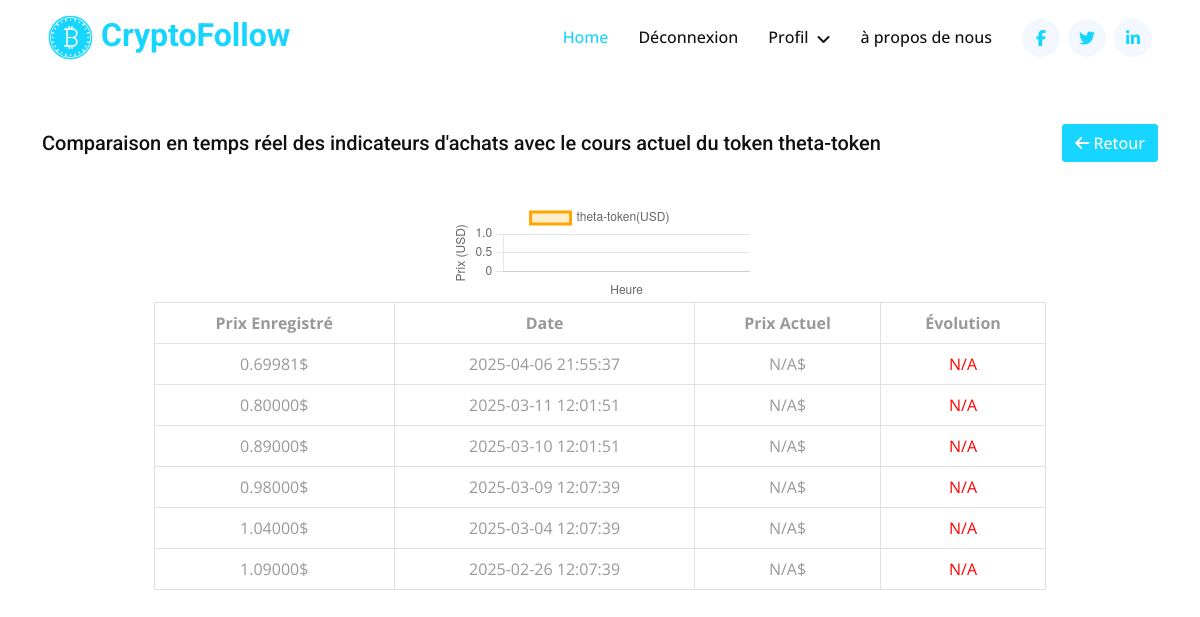
The page /compare_indicators.php?crypto=theta-token (signed in) on the database its author committed.
### tables this page shows
CREATE TABLE indicators (
  id INT(11) NOT NULL AUTO_INCREMENT,
  crypto VARCHAR(50) NOT NULL,
  price DECIMAL(10,5) NOT NULL,
  date DATETIME NOT NULL,
  id_u INT(11) NOT NULL,
  qte DECIMAL(10,5) NOT NULL,
  type VARCHAR(10) NOT NULL,
  PRIMARY KEY (id),
  KEY id_u (id_u)
);

### compare_indicators.php (the view, shortened to what this page needs)
<!DOCTYPE html>
<?php
$config = include 'config.php';
include('head.php');
include('nav-bar.php');
if (isset($_SESSION['id_u'])) {
    if (isset($_GET['crypto'])) {
        $selectedCrypto = $_GET['crypto'] ?? 'bitcoin';
    }
    $id = $_SESSION['id_u'];
    try {
        $pdo = new PDO(
            "mysql:host={$config['db']['host']};dbname={$config['db']['dbname']};charset=utf8",
            $config['db']['user'],
            $config['db']['pass'],
            [PDO::ATTR_ERRMODE => PDO::ERRMODE_EXCEPTION]
        );
        $stmt = $pdo->prepare("SELECT * FROM indicators WHERE id_u = :id AND crypto = :crypto AND type = 'Achat' ORDER BY date DESC");
        $stmt->execute(['id' => $id, 'crypto' => $selectedCrypto]);
        $indicators = $stmt->fetchAll(PDO::FETCH_ASSOC);
        $cryptoPrices = [];
?>
<div class="container mt-5">
    <div class="d-flex justify-content-between align-items-center mb-3">
    <h5 class="mb-0">
        Comparaison en temps réel des indicateurs d'achats avec le cours actuel du token <?php echo $selectedCrypto; ?>
    </h5>
    <a href="markers_crypto.php" class="btn btn-primary">
        <i class="fas fa-arrow-left"></i> Retour
    </a>
    </div>
    <canvas id="cryptoChart" height="100"></canvas>
    <?php if (count($indicators) === 0): ?>
        <div class="alert alert-info text-center" role="alert">
            Vous n'avez pas d'indicateur actuellement pour cette cryptomonnaie.
        </div>
    <?php else: ?>
        <table class="table table-bordered" style="width:80%; margin:0 auto; text-align:center;">
            <thead>
                <tr>
                    <th>Prix Enregistré</th>
                    <th>Date</th>
                    <th>Prix Actuel</th>
                    <th>Évolution</th>
                </tr>
            </thead>
            <tbody>
                <?php foreach ($indicators as $indicator): ?>
                    <?php
                        $crypto = $indicator['crypto'];
                        $oldPrice = $indicator['price'];
                        $currentPrice = $cryptoPrices[$crypto] ?? 'N/A';
                        $difference = ($currentPrice !== 'N/A') ? $currentPrice - $oldPrice : 'N/A';
                        $color = ($difference !== 'N/A' && $difference >= 0) ? 'green' : 'red';
                    ?>
                    <tr>
                        <td><?php echo htmlspecialchars($oldPrice); ?>$</td>
                        <td><?php echo htmlspecialchars($indicator['date']); ?></td>
                        <td data-crypto="<?php echo $crypto; ?>"><?php echo htmlspecialchars($currentPrice); ?>$</td>
                        <td id="evolution-<?php echo $crypto; ?>" data-old="<?php echo $oldPrice; ?>" style="color:<?php echo $color; ?>">
                            <?php echo ($difference !== 'N/A' ? htmlspecialchars($difference) . " $" : 'N/A'); ?>
                        </td>
                    </tr>
                <?php endforeach; ?>
            </tbody>
        </table>
    <?php endif; ?>
</div>
</body>
</html>
<?php
    } catch (Exception $e) {
        echo "Erreur: " . $e->getMessage();
    }
} else {
    header('Location: log-in.php');
    exit();
}
?>

### head.php (shortened to what this page needs)
<!DOCTYPE html>
<html lang="en">
<head>
    <link href="https://cdnjs.cloudflare.com/ajax/libs/font-awesome/5.10.0/css/all.min.css" rel="stylesheet">
    <link href="https://cdn.jsdelivr.net/npm/bootstrap-icons@1.4.1/font/bootstrap-icons.css" rel="stylesheet">
    <link href="lib/animate/animate.min.css" rel="stylesheet">
    <link href="lib/owlcarousel/assets/owl.carousel.min.css" rel="stylesheet">
    <link href="css/bootstrap.min.css" rel="stylesheet">
    <link href="css/style.css" rel="stylesheet">
</head>

### nav-bar.php (shortened to what this page needs)
<nav class="navbar navbar-expand-lg bg-white navbar-light sticky-top p-0 px-4 px-lg-5">
        <a href="index.php" class="navbar-brand d-flex align-items-center">
            <h2 class="m-0 text-primary"><img class="img-fluid me-2" src="img/icon-1.png" alt="" style="width: 45px;">CryptoFollow</h2>
        </a>
        <div class="collapse navbar-collapse" id="navbarCollapse">
            <div class="navbar-nav ms-auto py-4 py-lg-0">
                <a href="index.php" class="nav-item nav-link active">Home</a>
            <?php if(isset($_SESSION['id_u'])) { ?><a href="logout.php" class="nav-item nav-link">Déconnexion</a>
                <div class="nav-item dropdown">
                    <a href="#" class="nav-link dropdown-toggle" data-bs-toggle="dropdown">Profil</a>
                </div>
            <?php }
            else {?>
                <a href="log-in.php" class="nav-item nav-link">Se connecter / s'inscrire</a>
            <?php }?>
                <a href="#" class="nav-item nav-link">à propos de nous</a>
            </div>
            <div class="h-100 d-lg-inline-flex align-items-center d-none">
                <a class="btn btn-square rounded-circle bg-light text-primary me-2" href=""><i class="fab fa-facebook-f"></i></a>
                <a class="btn btn-square rounded-circle bg-light text-primary me-2" href=""><i class="fab fa-twitter"></i></a>
                <a class="btn btn-square rounded-circle bg-light text-primary me-0" href=""><i class="fab fa-linkedin-in"></i></a>
            </div>
        </div>
</nav>

### css/style.css (style rules this page uses)
:root { --primary: #16D5FF; --secondary: #999999; --light: #F2F8FE; --dark: #111111; }
h4, h5, h6, .h4, .h5, .h6 { font-weight: 500 !important; }
.btn { font-weight: 500; transition: .5s; }
.btn.btn-primary { color: #FFFFFF; }
.btn-square { width: 38px; height: 38px; }
.btn-square, .btn-sm-square, .btn-lg-square { padding: 0; display: flex; align-items: center; justify-content: center; font-weight: normal; }
.navbar.sticky-top { top: -100px; transition: .5s; }
.navbar .navbar-brand { height: 75px; }
.navbar .navbar-nav .nav-link { margin-right: 30px; padding: 25px 0; color: var(--dark); font-weight: 500; outline: none; }
.navbar .navbar-nav .nav-link:hover, .navbar .navbar-nav .nav-link.active { color: var(--primary); }
.navbar .dropdown-toggle::after { border: none; content: "\f107"; font-family: "Font Awesome 5 Free"; font-weight: 900; vertical-align: middle; margin-left: 8px; }

### compare_indicators.php (style rules this page uses)
canvas { margin: auto; }

### rows shown on the page
indicators: price "0.69981", date "2025-04-06 21:55:37", crypto "N/A"
indicators: price "0.80000", date "2025-03-11 12:01:51", crypto "N/A"
indicators: price "0.89000", date "2025-03-10 12:01:51", crypto "N/A"
indicators: price "0.98000", date "2025-03-09 12:07:39", crypto "N/A"
indicators: price "1.04000", date "2025-03-04 12:07:39", crypto "N/A"
indicators: price "1.09000", date "2025-02-26 12:07:39", crypto "N/A"

### other values the page prints
$selectedCrypto "theta-token"
